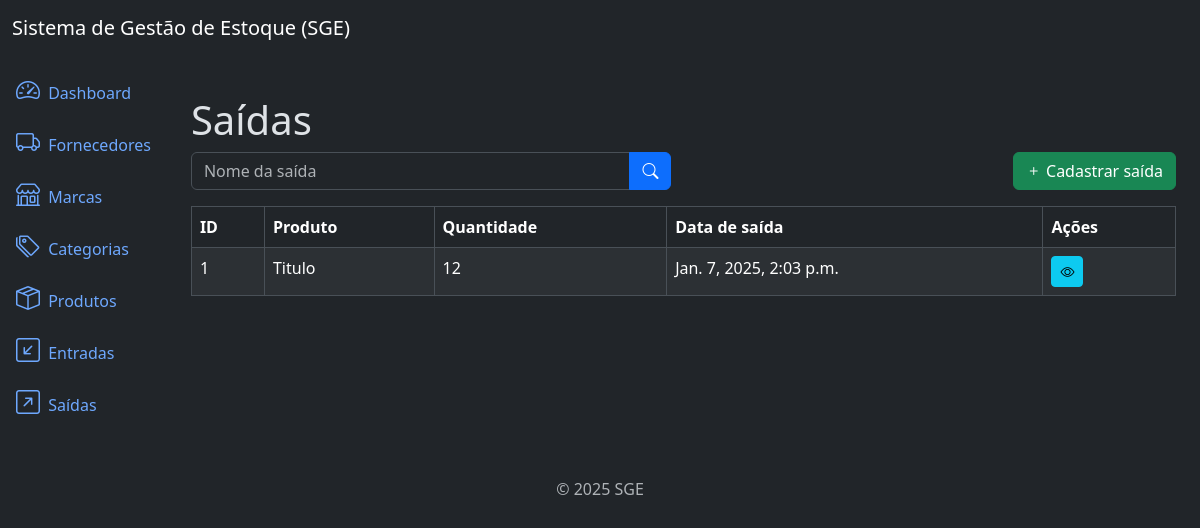
/outflows/list/, run on an earlier commit of the app's database.
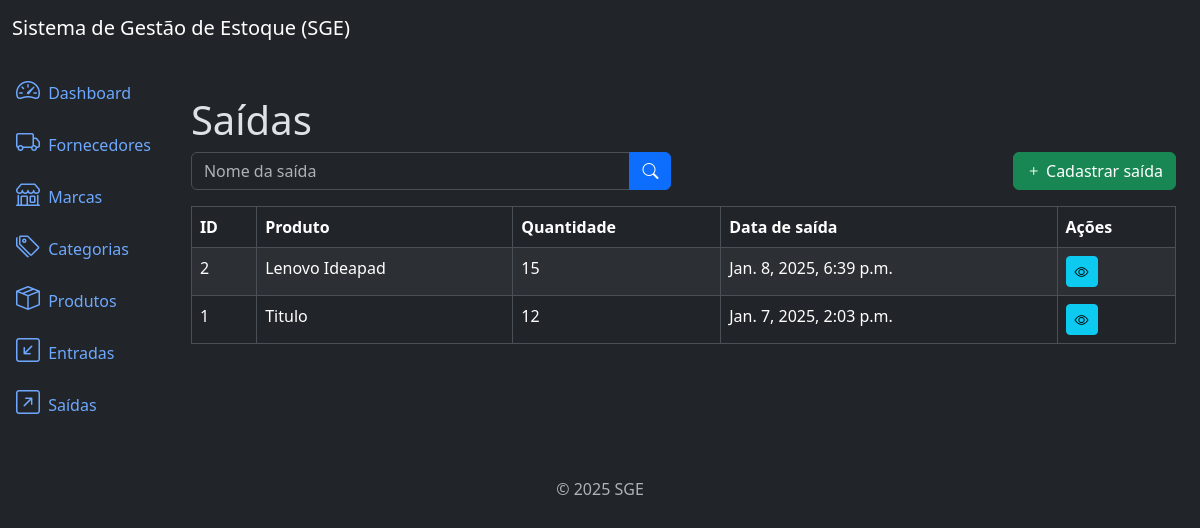
And on a later commit of the database.
### outflows/models.py (models this page shows, shortened)
class Outflow(models.Model):
    product = models.ForeignKey(Products, on_delete=models.PROTECT, related_name='outflows')
    quantity = models.IntegerField()
    description = models.TextField(null=True, blank=True)
    created_at = models.DateTimeField(auto_now_add=True)
    updated_at = models.DateTimeField(auto_now=True)
    class Meta:
        ordering = ['-created_at'] # o hífen na frente é pra colocar como decrescente. Por padrão é crescente

### products/models.py (models this page shows)
class Products(models.Model):
    title = models.CharField(max_length=500)
    category = models.ForeignKey(Category, on_delete=models.PROTECT, related_name='products')
    brand = models.ForeignKey(Brand, on_delete=models.PROTECT, related_name='products')
    description = models.TextField(null=True, blank=True)
    serie_number = models.CharField(max_length=200, null=True, blank=True)
    cost_price = models.DecimalField(max_digits=20, decimal_places=2) # sempre usar DecimalFiel para campos de dinheiro/moeda
    selling_price = models.DecimalField(max_digits=20, decimal_places=2)
    quantity = models.IntegerField(default=0)
    created_at = models.DateTimeField(auto_now_add=True)
    updated_at = models.DateTimeField(auto_now=True)
    class Meta:
        ordering = ['title']
    def __str__(self):
        return self.title

### outflows/views.py (the view)
# urls.py: path('outflows/list/', views.OutflowListView.as_view(), name='outflow_list'),
class OutflowListView(ListView):
    model = models.Outflow
    template_name = 'outflow_list.html'
    context_object_name = 'outflows'
    paginate_by = 10 # Define a quantidade de elementos que serão exibidos por página
    def get_queryset(self): # Método que faz filtros pelo nome da categoria
        queryset = super().get_queryset()
        product = self.request.GET.get('product')
        if product:
            queryset = queryset.filter(product__title__icontains=product)
        return queryset

### outflows/templates/outflow_list.html (shortened to what this page needs)
{% extends 'base.html' %}
{% block content %}
    <h3 class="display-6">Saídas</h3>
    <div class="row mb-3">
        <div class="col-md-6">
            <form method="get" action="{%  url 'outflow_list' %}">
                <div class="input-group">
                    <input type="text" name="name" class="form-control" placeholder="Nome da saída" value="{{ request.GET.name }}">
                    <button type="submit" class="btn btn-primary">
                        <i class="bi bi-search"></i>
                    </button>
                </div>
            </form>
        </div>
        <div class="col-md-6">
            <a href="{% url 'outflow_create' %}" class="btn btn-success float-end">
                <i class="bi bi-plus"></i> Cadastrar saída
            </a>
        </div>
    </div>
    <div class="table-responsive">
        <table class="table table-striped table-bordered">
            <thead class="thead-dark">
                <tr>
                    <th>ID</th>
                    <th>Produto</th>
                    <th>Quantidade</th>
                    <th>Data de saída</th>
                    <th>Ações</th>
                </tr>
            </thead>
            <tbody>
                {% for outflow in outflows %}
                    <tr>
                        <td>{{ outflow.id }}</td>
                        <td>{{ outflow.product }}</td>
                        <td>{{ outflow.quantity }}</td>
                        <td>{{ outflow.created_at }}</td>
                        <td>
                            <a href="{% url 'outflow_detail' outflow.id %}" class="btn btn-info btn-sm">
                                <i class="bi bi-eye"></i>
                            </a>
                        </td>
                    </tr>
                {% endfor %}
            </tbody>
        </table>
    </div>
{% endblock %}

What changed in the data, as far as the page shows it:
added Outflow: id "2", product "Lenovo Ideapad", quantity "15", created_at "Jan. 8, 2025, 6:39 p.m."
